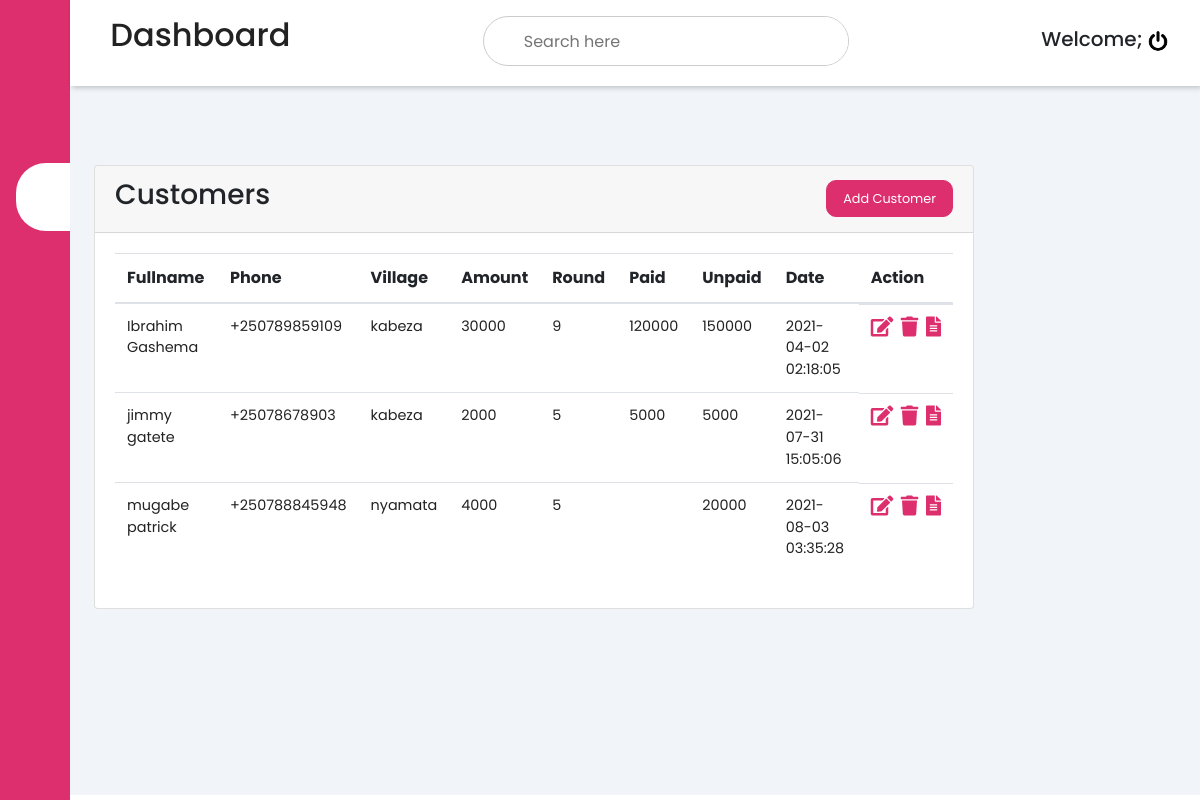
The page /customers.php on the database its author committed.
### tables this page shows
CREATE TABLE `customers` (
  `id` int(10) NOT NULL,
  `fullname` varchar(100) NOT NULL,
  `phone` varchar(100) NOT NULL,
  `sector` varchar(100) NOT NULL,
  `cell` varchar(100) NOT NULL,
  `village` varchar(100) NOT NULL,
  `amount` varchar(100) NOT NULL,
  `sub_round` varchar(100) NOT NULL DEFAULT '0',
  `total_paid` int(100) NOT NULL DEFAULT '0',
  `unpaid` int(11) NOT NULL DEFAULT '0',
  `date_of_pay` datetime NOT NULL DEFAULT CURRENT_TIMESTAMP
);

### customers.php (the view, shortened to what this page needs)
<?php
include('config.php');
?>
<!DOCTYPE html>
<html>
<head>
	<link rel="stylesheet" href="style.css">
	<link rel="stylesheet" href="https://maxst.icons8.com/vue-static/landings/line-awesome/line-awesome/1.3.0/css/line-awesome.min.css">
	<link href="https://use.fontawesome.com/releases/v5.0.6/css/all.css" rel="stylesheet">
	<link rel="stylesheet" href="https://maxcdn.bootstrapcdn.com/bootstrap/4.5.2/css/bootstrap.min.css">
	</head>
<body>
	<div class="sidebar">
		<div class="sidebar-brand">
			<h3><span  class="las la-home"></span><span>BAHEZA SYSTEM</span></h2>
		</div>
		<div class="sidebar-menu">
			<ul>
				<li>
					<a href="dashboard.php"><span class="las la-igloo"></span><span>Dashboard</span></a>
				</li>
				<li>
					<a href="#" class="active"><span class="las la-users"></span><span>Customers</span></a>
				</li>
				<li>
					<a href="invoices.php"><span class="las la-clipboard-list"></span><span>Invoices</span></a>
				</li>
				<li>
					<a href="debt.php"><span class="las la-shopping-bag"></span><span>Debts</span></a>
				</li>
				<li>
					<a href="receivers.php"><span class="las la-receipt"></span><span>Receivers</span></a>
				</li>
				<li>
					<a href="contact.php"><span class="las la-receipt"></span><span>Contacts</span></a>
				</li>
				<li>
					<a href="finance.php"><span class="las la-user-circle"></span><span>Finance</span></a>
				</li>
				<li>
					<a href="report.php"><span class="las la-clipboard-list"></span><span>Report</span></a>
				</li>
			</ul>
		</div>
	</div>
	<div class="main-content">
		<header>
			<div class="header-title">
				<h2>
					<label for="nav-toggle">
						<span class="las la-bars"></span>
					</label>
					Dashboard
				</h2>
				<div class="search-wrapper">
					<input type="search" name="" placeholder="Search here" />
				</div>
				<div class="user-wrapper">
					<div>
						<h5>
							Welcome;
							<a href="logout.php"><img src="power.png" style="height:20px"></a>
						</h5>
				</div>
			</div>
		</header>
		<main>
		<div class="recent-grid">
				<div class="projects">
					<div class="card"  style="width:55rem;">
						<div class="card-header">
							<h3>Customers</h3>
							<button data-toggle="modal" data-target="#exampleModal">Add Customer <span class="las la-arrow-right"></span></button>
						</div>
						<div class="card-body">
							<div class="table-responsive">
							<table class="table">
								<thead>
									<tr>
										<th>Fullname</th>
										<th>Phone</th>
										<th>Village</th>
										<th>Amount</th>
										<th>Round</th>
										<th>Paid</th>
										<th>Unpaid</th>
										<th>Date</th>
										<th>Action</th>
									</tr>
								</thead>
								<tbody>
								<?php $query=mysqli_query($con,"select * from customers");
								$cnt=1;
								while($row=mysqli_fetch_array($query))
								{
									$now = date('Y-m-d');
									$reg = date('Y-m-d',strtotime($row['date_of_pay']));
									$ts1 = strtotime($reg);
									$ts2 = strtotime($now);
									$year1 = date('Y', $ts1);
									$year2 = date('Y', $ts2);
									$month1 = date('m', $ts1);
									$month2 = date('m', $ts2);
									$diff = (($year2 - $year1) * 12) + ($month2 - $month1);
									if(date('d',$ts1) > date('d',$ts2)){
										$diff = $diff - 1;
									}
									if($diff >= 1){
										$read_paid = mysqli_query($con,'select SUM(paid_amount) from invoice where cus_id ="'.$row['id'].'"') or die(mysqli_error($con));
										$su = mysqli_fetch_row($read_paid);
										$paid = $su[0];
										$unpaid = ($row['amount'] * $diff) - $paid;
									}else{
										$paid = 0;
										$unpaid = 0;
									}
								?>
									<tr>
										<td><?php echo htmlentities($row['fullname']);?></td>
										<td><?php echo htmlentities($row['phone']);?></td>
										<td><?php echo htmlentities($row['village']);?></td>
										<td><?php echo htmlentities($row['amount']);?></td>
										<td><?php echo $diff; ?></td>
										<td><?php echo $paid;?></td>
										<td><?php echo $unpaid;?></td>
										<td><?php echo htmlentities($row['date_of_pay']);?></td>
										<td>
											<a href="editcustomer.php?id=<?php echo $row["id"]; ?>"><i class="fas fa-edit" style="font-size:20px;color:#DD2F6E;"></i></a>&nbsp;&nbsp;
											<a href="customers.php?id=<?php echo $row['id']?>&del=delete" onClick="return confirm('Are you sure you want to delete?')"><i class="fas fa-trash" style="font-size:20px;color:#DD2F6E;"></i></a>&nbsp;&nbsp;
											<?php if($unpaid > 0){?>
												<a href="" onclick="addDataInvoice('<?php echo htmlentities($row['id']);?>','<?php echo $unpaid;?>','<?php echo htmlentities($row['fullname']);?>','<?php echo htmlentities($row['phone']);?>','<?php echo htmlentities($row['sector']);?>','<?php echo htmlentities($row['cell']);?>','<?php echo htmlentities($row['village']);?>');" data-toggle="modal" data-target="#exampleModal2"><i class="fas fa-file-alt" style="font-size:20px;color:#DD2F6E;"></i></a>
											<?php
											}
											?>
										</td>
									</tr>
								<?php $cnt=$cnt+1; } ?>
								</tbody>
							</table>
						</div>
					</div>
				</div>
				</div>
			</div>
			</main>
	</div>
</body>
</html>

### style.css (style rules this page uses)
:root { --main-color: #DD2F6E; --color-dark: #1D2231; --text-gray: #8390A2; }
* { padding: 0; margin: 0; box-sizing: border-box; list-style-type: none; text-decoration: none; font-family: 'Poppins', sans-serif; }
.sidebar { width: 345px; position: fixed; left: 0; top: 0; height: 100%; background: var(--main-color); z-index: 100; transition: width 300ms; }
.sidebar-brand { height: 90px; padding: 1rem 0rem 1rem 2rem; color: #fff; }
.sidebar-menu { margin-top: 1rem; }
.sidebar-menu li { width: 100%; margin-bottom: 1.3rem; padding-left: 2rem; }
.sidebar-menu a { padding-left: 1rem; display: block; color: #fff; font-size: 1.1rem; }
.sidebar-menu a.active { background: #fff; padding: 1rem; padding-bottom: 1rem; color: var(--main-color); border-radius: 30px 0px 0px 30px; }
.sidebar-menu a span:first-child { font-size: 1.5rem; padding-right: 1rem; }
.main-content { transition: margin-left 300ms; margin-left: 345px; }
.header-title { background: #fff; display: flex; justify-content: space-between; padding: 1rem; box-shadow: 2px 2px 5px rgba(0, 0, 0, 0.2); position: fixed; left: 345px; width: calc(100% - 345px); top: 0; z-index: 100; transition: left 300ms; }
.header-title h2 { color: #222; }
.header-title span { font-size: 1.7rem; padding-right: 1rem; }
.search-wrapper { border: 1px solid #ccc; border-radius: 30px; height: 50px; display: flex; align-items: center; overflow: hidden; }
.search-wrapper input { height: 100%; padding: .5rem; border: none; outline: none; }
.user-wrapper { display: flex; align-items: center; }
.user-wrapper img { border-radius: 50%; margin-right: 1rem; }
main { margin-top: 85px; padding: 2rem 1.5rem; background: #f1f5f9; min-height: calc(100vh - 90px); }
.recent-grid { margin-top: 3rem; display: grid; grid-gap: 2rem; grid-template-columns: 70% auto; }
.card { background: #fff; border-radius: 5px; }
.card-header, .card-body { padding: 1rem; }
.card-header { display: flex; justify-content: space-between; align-items: center; border-bottom: 1px solid #f0f0f0; }
.card-header button { background: var(--main-color); border-radius: 10px; color: #fff; font-size: .8rem; padding: .5rem 1rem; border: 1px solid var(--main-color); }
table { border-collapse: collapse; }
thead tr { border-top: 1px solid #f0f0f0; border-bottom: 1px solid #f0f0f0; }
td { padding: .5rem 1rem; font-size: .9rem; color: #222; }
tr td:last-child { display: flex; align-items: center; }
.table-responsive { width: 100%; overflow-x: auto; }
@media only screen and (max-width: 1200px) { .sidebar { width: 70px; } }
@media only screen and (max-width: 1200px) { .sidebar .sidebar-brand, .sidebar li { padding-left: 1rem; text-align: center; } }
@media only screen and (max-width: 1200px) { .sidebar li a { padding-left: 0rem; } }
@media only screen and (max-width: 1200px) { .main-content { margin-left: 70px; } }
@media only screen and (max-width: 1200px) { .main-content .header-title { width: calc(100% - 70px); left: 70px; } }

### rows shown on the page
customers: fullname "Ibrahim Gashema", phone "+250789859109", village "kabeza", amount "30000", date_of_pay "9", paid "120000", unpaid "150000", date_of_pay "2021-04-02 02:18:05"
customers: fullname "jimmy gatete", phone "+25078678903", village "kabeza", amount "2000", diff "5", paid "5000", unpaid "5000", date_of_pay "2021-07-31 15:05:06"
customers: fullname "mugabe patrick", phone "+250788845948", village "nyamata", amount "4000", date_of_pay "5", unpaid "20000", date_of_pay "2021-08-03 03:35:28"
